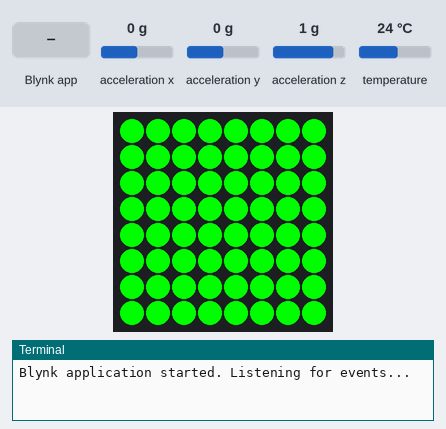
A program run on a simulated Raspberry Pi (BCM pin numbers) with a Sense HAT. On the bench: the Sense HAT's 8×8 RGB LED matrix, the last lines printed to the terminal. The inputs (shaded band) are chosen by the test bench; at power-on: acceleration x 0 g, acceleration y 0 g, acceleration z 1 g, temperature 24 °C. The camera gives no picture and a still takes 0.5 s.

Above: at 1.2 s.
1.3 s: Blynk app writes 1 to V1
At 2.3 s:
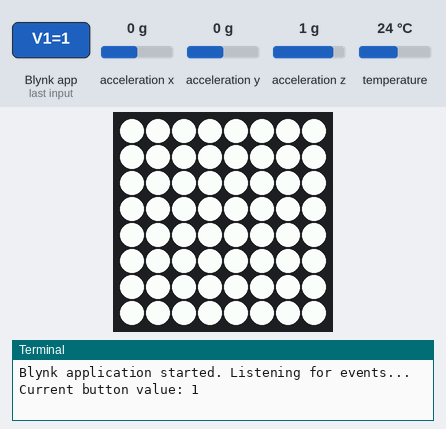
2.8 s: Blynk app writes 0 to V1
At 3.7 s:
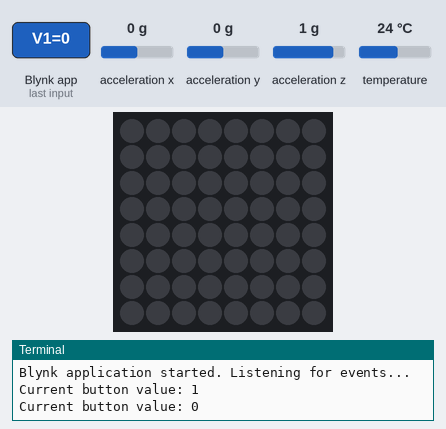
Timing chart, 0 to 5.8 s (numbered marks = the images above; inputs shaded):
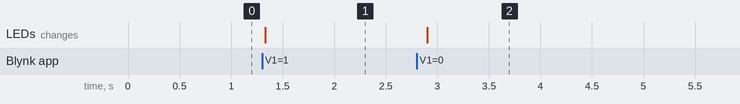

The program:

blynk_image_movement.py
```python
import BlynkLib
import time
from time import sleep
from sense_hat import SenseHat

# Imports from other project files for image capture, upload, and movement
from capture_image import capture_image
from upload_image import upload_image
from shakey import is_shaken

# Colour configuration
GREEN = (0, 255, 0)
RED = (255, 0, 0)

# Initalise sense_hat
sense = SenseHat()
sense.clear(GREEN)

# Blynk authentication token
BLYNK_AUTH = 'KgE35mx5JhqgzW1n_im5zOxq4ARybSF2'
IMAGE_PATH = "./images/sensehat_image.jpg"
blynk = BlynkLib.Blynk(BLYNK_AUTH)

# Register handler for virtual pin V1 write event
@blynk.on("V1")
def handle_v1_write(value):
    button_value = value[0]
    print(f'Current button value: {button_value}')

    if button_value=="1":
        sense.clear(255,255,255)
        capture_image(IMAGE_PATH)
        result = upload_image(IMAGE_PATH)

        blynk.set_property(2,"urls",result) #updates ulrs property of widget attached to Datastream2(virtual pin V2)
    else:
        sense.clear()

if __name__ == "__main__":
    print("Blynk application started. Listening for events...")

    try:
        while True:
            blynk.run()
            if is_shaken():
                print("Security device moved.")
                blynk.log_event("movement_event")
                sense.clear(RED)
                blynk.virtual_write(3, 1) #movement on V3
                time.sleep(2)
                sense.clear(GREEN)
                blynk.virtual_write(3, 0)

            blynk.virtual_write(0, round(sense.temperature, 2)) #update temp on V2
            time.sleep(0.1)

    except KeyboardInterrupt:
        print("Blynk application stopped.")
        sense.clear()
```

capture_image.py
```python
from picamera2 import Picamera2

def capture_image(path):
    picam2 = Picamera2()
    picam2.start()
    picam2.capture_file(path)
    picam2.stop()
    picam2.close()  # Ensures the camera is released

if __name__ == "__main__":
    capture_image("./images/image.jpg")
```

upload_image.py
```python
import requests
import os
import json

GLITCH_API_URL = "https://button-coral-quicksand.glitch.me/upload"

def upload_image(image_path):
    if os.path.exists(image_path):
        with open(image_path, 'rb') as img_file:
            response = requests.post(GLITCH_API_URL, files={'file': img_file})
            print(response)
            httpBody=json.loads(response.text)
            return httpBody["url"]
    else:
        return json.loads(f'{{"message":"Image not found: {image_path}" }}')


if __name__ == "__main__":
    result = upload_image("./images/sensehat_image.jpg")
    print(result)
```

shakey.py
```python
from sense_hat import SenseHat
import time

GREEN = (0, 255, 0)  # RGB for green
RED = (255, 0, 0)    # RGB for red

# Initialise Sense HAT
sense = SenseHat()
sense.clear(GREEN)  # Start with green color

# Define threshold for shake detection
SHAKE_THRESHOLD = 1.5  # Adjust as needed for sensitivity

def is_shaken():
    # Get raw accelerometer data
    shaken=False
    accel = sense.get_accelerometer_raw()
    x = abs(accel['x'])
    y = abs(accel['y'])
    z = abs(accel['z'])

    if x > SHAKE_THRESHOLD or y > SHAKE_THRESHOLD or z > SHAKE_THRESHOLD:
        shaken=True
    # Check if the acceleration exceeds the shake threshold on any axis
    return shaken

if __name__ == "__main__":
    while True:
        if is_shaken():
            print("Shakey shakey")
            sense.clear(RED)  # Set LEDs to red
            time.sleep(1)  # Keep red for a second
            sense.clear(GREEN)  # Reset back to green

        # Short delay to prevent high CPU usage
        time.sleep(0.1)
```

Measured:
- after the input at 1.3 s, the LEDs: change at once (image 1)
- after the input at 2.8 s, the LEDs: change after 0.10 s (image 2)
